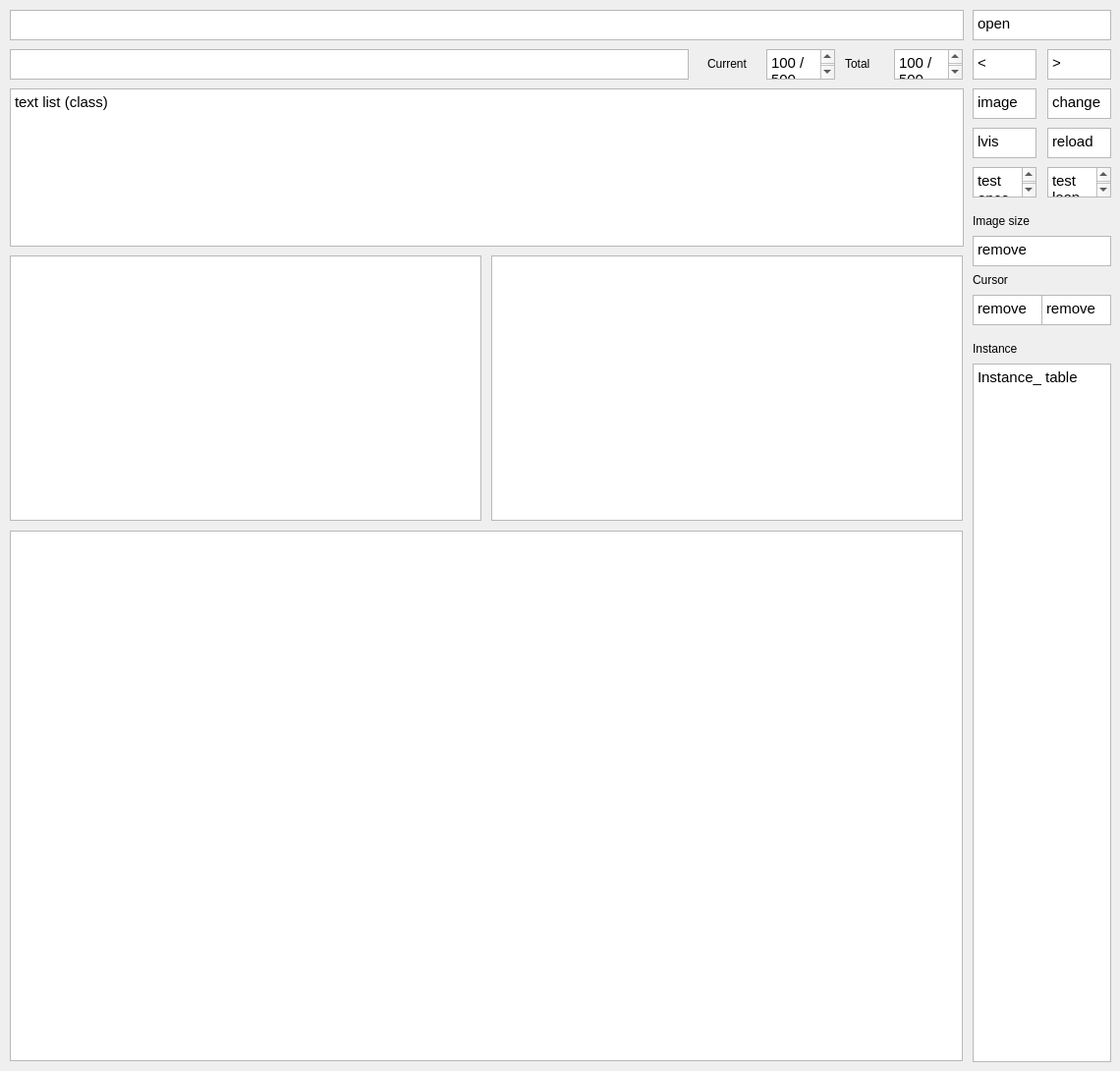
<?xml version="1.0" encoding="UTF-8"?>
<ui version="4.0">
 <class>Dialog</class>
 <widget class="QDialog" name="Dialog">
  <property name="geometry">
   <rect>
    <x>0</x>
    <y>0</y>
    <width>1140</width>
    <height>1090</height>
   </rect>
  </property>
  <property name="windowTitle">
   <string>Dialog</string>
  </property>
  <widget class="QTextBrowser" name="textBrowser">
   <property name="geometry">
    <rect>
     <x>10</x>
     <y>260</y>
     <width>480</width>
     <height>270</height>
    </rect>
   </property>
  </widget>
  <widget class="QTextBrowser" name="textBrowser_2">
   <property name="geometry">
    <rect>
     <x>10</x>
     <y>10</y>
     <width>971</width>
     <height>31</height>
    </rect>
   </property>
  </widget>
  <widget class="QTextBrowser" name="textBrowser_3">
   <property name="geometry">
    <rect>
     <x>990</x>
     <y>10</y>
     <width>141</width>
     <height>31</height>
    </rect>
   </property>
   <property name="html">
    <string>&lt;!DOCTYPE HTML PUBLIC &quot;-//W3C//DTD HTML 4.0//EN&quot; &quot;http://www.w3.org/TR/REC-html40/strict.dtd&quot;&gt;
&lt;html&gt;&lt;head&gt;&lt;meta name=&quot;qrichtext&quot; content=&quot;1&quot; /&gt;&lt;style type=&quot;text/css&quot;&gt;
p, li { white-space: pre-wrap; }
&lt;/style&gt;&lt;/head&gt;&lt;body style=&quot; font-family:'Ubuntu'; font-size:11pt; font-weight:400; font-style:normal;&quot;&gt;
&lt;p style=&quot; margin-top:0px; margin-bottom:0px; margin-left:0px; margin-right:0px; -qt-block-indent:0; text-indent:0px;&quot;&gt;open&lt;/p&gt;&lt;/body&gt;&lt;/html&gt;</string>
   </property>
  </widget>
  <widget class="QTextBrowser" name="textBrowser_4">
   <property name="geometry">
    <rect>
     <x>990</x>
     <y>50</y>
     <width>65</width>
     <height>31</height>
    </rect>
   </property>
   <property name="html">
    <string>&lt;!DOCTYPE HTML PUBLIC &quot;-//W3C//DTD HTML 4.0//EN&quot; &quot;http://www.w3.org/TR/REC-html40/strict.dtd&quot;&gt;
&lt;html&gt;&lt;head&gt;&lt;meta name=&quot;qrichtext&quot; content=&quot;1&quot; /&gt;&lt;style type=&quot;text/css&quot;&gt;
p, li { white-space: pre-wrap; }
&lt;/style&gt;&lt;/head&gt;&lt;body style=&quot; font-family:'Ubuntu'; font-size:11pt; font-weight:400; font-style:normal;&quot;&gt;
&lt;p style=&quot; margin-top:0px; margin-bottom:0px; margin-left:0px; margin-right:0px; -qt-block-indent:0; text-indent:0px;&quot;&gt;&amp;lt;&lt;/p&gt;&lt;/body&gt;&lt;/html&gt;</string>
   </property>
  </widget>
  <widget class="QTextBrowser" name="textBrowser_6">
   <property name="geometry">
    <rect>
     <x>990</x>
     <y>170</y>
     <width>65</width>
     <height>31</height>
    </rect>
   </property>
   <property name="html">
    <string>&lt;!DOCTYPE HTML PUBLIC &quot;-//W3C//DTD HTML 4.0//EN&quot; &quot;http://www.w3.org/TR/REC-html40/strict.dtd&quot;&gt;
&lt;html&gt;&lt;head&gt;&lt;meta name=&quot;qrichtext&quot; content=&quot;1&quot; /&gt;&lt;style type=&quot;text/css&quot;&gt;
p, li { white-space: pre-wrap; }
&lt;/style&gt;&lt;/head&gt;&lt;body style=&quot; font-family:'Ubuntu'; font-size:11pt; font-weight:400; font-style:normal;&quot;&gt;
&lt;p style=&quot; margin-top:0px; margin-bottom:0px; margin-left:0px; margin-right:0px; -qt-block-indent:0; text-indent:0px;&quot;&gt;test&lt;/p&gt;
&lt;p style=&quot; margin-top:0px; margin-bottom:0px; margin-left:0px; margin-right:0px; -qt-block-indent:0; text-indent:0px;&quot;&gt;once&lt;/p&gt;&lt;/body&gt;&lt;/html&gt;</string>
   </property>
  </widget>
  <widget class="QTextBrowser" name="textBrowser_7">
   <property name="geometry">
    <rect>
     <x>990</x>
     <y>90</y>
     <width>65</width>
     <height>31</height>
    </rect>
   </property>
   <property name="html">
    <string>&lt;!DOCTYPE HTML PUBLIC &quot;-//W3C//DTD HTML 4.0//EN&quot; &quot;http://www.w3.org/TR/REC-html40/strict.dtd&quot;&gt;
&lt;html&gt;&lt;head&gt;&lt;meta name=&quot;qrichtext&quot; content=&quot;1&quot; /&gt;&lt;style type=&quot;text/css&quot;&gt;
p, li { white-space: pre-wrap; }
&lt;/style&gt;&lt;/head&gt;&lt;body style=&quot; font-family:'Ubuntu'; font-size:11pt; font-weight:400; font-style:normal;&quot;&gt;
&lt;p style=&quot; margin-top:0px; margin-bottom:0px; margin-left:0px; margin-right:0px; -qt-block-indent:0; text-indent:0px;&quot;&gt;image&lt;/p&gt;&lt;/body&gt;&lt;/html&gt;</string>
   </property>
  </widget>
  <widget class="QTextBrowser" name="textBrowser_9">
   <property name="geometry">
    <rect>
     <x>1066</x>
     <y>50</y>
     <width>65</width>
     <height>31</height>
    </rect>
   </property>
   <property name="html">
    <string>&lt;!DOCTYPE HTML PUBLIC &quot;-//W3C//DTD HTML 4.0//EN&quot; &quot;http://www.w3.org/TR/REC-html40/strict.dtd&quot;&gt;
&lt;html&gt;&lt;head&gt;&lt;meta name=&quot;qrichtext&quot; content=&quot;1&quot; /&gt;&lt;style type=&quot;text/css&quot;&gt;
p, li { white-space: pre-wrap; }
&lt;/style&gt;&lt;/head&gt;&lt;body style=&quot; font-family:'Ubuntu'; font-size:11pt; font-weight:400; font-style:normal;&quot;&gt;
&lt;p style=&quot; margin-top:0px; margin-bottom:0px; margin-left:0px; margin-right:0px; -qt-block-indent:0; text-indent:0px;&quot;&gt;&amp;gt;&lt;/p&gt;&lt;/body&gt;&lt;/html&gt;</string>
   </property>
  </widget>
  <widget class="QTextBrowser" name="textBrowser_10">
   <property name="geometry">
    <rect>
     <x>10</x>
     <y>50</y>
     <width>691</width>
     <height>31</height>
    </rect>
   </property>
  </widget>
  <widget class="QTextBrowser" name="textBrowser_11">
   <property name="geometry">
    <rect>
     <x>910</x>
     <y>50</y>
     <width>70</width>
     <height>31</height>
    </rect>
   </property>
   <property name="html">
    <string>&lt;!DOCTYPE HTML PUBLIC &quot;-//W3C//DTD HTML 4.0//EN&quot; &quot;http://www.w3.org/TR/REC-html40/strict.dtd&quot;&gt;
&lt;html&gt;&lt;head&gt;&lt;meta name=&quot;qrichtext&quot; content=&quot;1&quot; /&gt;&lt;style type=&quot;text/css&quot;&gt;
p, li { white-space: pre-wrap; }
&lt;/style&gt;&lt;/head&gt;&lt;body style=&quot; font-family:'Ubuntu'; font-size:11pt; font-weight:400; font-style:normal;&quot;&gt;
&lt;p style=&quot; margin-top:0px; margin-bottom:0px; margin-left:0px; margin-right:0px; -qt-block-indent:0; text-indent:0px;&quot;&gt;100 / 500&lt;/p&gt;
&lt;p style=&quot;-qt-paragraph-type:empty; margin-top:0px; margin-bottom:0px; margin-left:0px; margin-right:0px; -qt-block-indent:0; text-indent:0px;&quot;&gt;&lt;br /&gt;&lt;/p&gt;&lt;/body&gt;&lt;/html&gt;</string>
   </property>
  </widget>
  <widget class="QLabel" name="label">
   <property name="geometry">
    <rect>
     <x>860</x>
     <y>50</y>
     <width>51</width>
     <height>30</height>
    </rect>
   </property>
   <property name="text">
    <string>Total</string>
   </property>
  </widget>
  <widget class="QTextBrowser" name="textBrowser_12">
   <property name="geometry">
    <rect>
     <x>780</x>
     <y>50</y>
     <width>70</width>
     <height>31</height>
    </rect>
   </property>
   <property name="html">
    <string>&lt;!DOCTYPE HTML PUBLIC &quot;-//W3C//DTD HTML 4.0//EN&quot; &quot;http://www.w3.org/TR/REC-html40/strict.dtd&quot;&gt;
&lt;html&gt;&lt;head&gt;&lt;meta name=&quot;qrichtext&quot; content=&quot;1&quot; /&gt;&lt;style type=&quot;text/css&quot;&gt;
p, li { white-space: pre-wrap; }
&lt;/style&gt;&lt;/head&gt;&lt;body style=&quot; font-family:'Ubuntu'; font-size:11pt; font-weight:400; font-style:normal;&quot;&gt;
&lt;p style=&quot; margin-top:0px; margin-bottom:0px; margin-left:0px; margin-right:0px; -qt-block-indent:0; text-indent:0px;&quot;&gt;100 / 500&lt;/p&gt;
&lt;p style=&quot;-qt-paragraph-type:empty; margin-top:0px; margin-bottom:0px; margin-left:0px; margin-right:0px; -qt-block-indent:0; text-indent:0px;&quot;&gt;&lt;br /&gt;&lt;/p&gt;&lt;/body&gt;&lt;/html&gt;</string>
   </property>
  </widget>
  <widget class="QLabel" name="label_2">
   <property name="geometry">
    <rect>
     <x>720</x>
     <y>50</y>
     <width>61</width>
     <height>30</height>
    </rect>
   </property>
   <property name="text">
    <string>Current</string>
   </property>
  </widget>
  <widget class="QLabel" name="label_3">
   <property name="geometry">
    <rect>
     <x>990</x>
     <y>210</y>
     <width>101</width>
     <height>30</height>
    </rect>
   </property>
   <property name="text">
    <string>Image size</string>
   </property>
  </widget>
  <widget class="QTextBrowser" name="textBrowser_13">
   <property name="geometry">
    <rect>
     <x>990</x>
     <y>240</y>
     <width>141</width>
     <height>31</height>
    </rect>
   </property>
   <property name="html">
    <string>&lt;!DOCTYPE HTML PUBLIC &quot;-//W3C//DTD HTML 4.0//EN&quot; &quot;http://www.w3.org/TR/REC-html40/strict.dtd&quot;&gt;
&lt;html&gt;&lt;head&gt;&lt;meta name=&quot;qrichtext&quot; content=&quot;1&quot; /&gt;&lt;style type=&quot;text/css&quot;&gt;
p, li { white-space: pre-wrap; }
&lt;/style&gt;&lt;/head&gt;&lt;body style=&quot; font-family:'Ubuntu'; font-size:11pt; font-weight:400; font-style:normal;&quot;&gt;
&lt;p style=&quot; margin-top:0px; margin-bottom:0px; margin-left:0px; margin-right:0px; -qt-block-indent:0; text-indent:0px;&quot;&gt;remove&lt;/p&gt;&lt;/body&gt;&lt;/html&gt;</string>
   </property>
  </widget>
  <widget class="QLabel" name="label_4">
   <property name="geometry">
    <rect>
     <x>990</x>
     <y>270</y>
     <width>101</width>
     <height>30</height>
    </rect>
   </property>
   <property name="text">
    <string>Cursor</string>
   </property>
  </widget>
  <widget class="QTextBrowser" name="textBrowser_14">
   <property name="geometry">
    <rect>
     <x>990</x>
     <y>300</y>
     <width>71</width>
     <height>31</height>
    </rect>
   </property>
   <property name="html">
    <string>&lt;!DOCTYPE HTML PUBLIC &quot;-//W3C//DTD HTML 4.0//EN&quot; &quot;http://www.w3.org/TR/REC-html40/strict.dtd&quot;&gt;
&lt;html&gt;&lt;head&gt;&lt;meta name=&quot;qrichtext&quot; content=&quot;1&quot; /&gt;&lt;style type=&quot;text/css&quot;&gt;
p, li { white-space: pre-wrap; }
&lt;/style&gt;&lt;/head&gt;&lt;body style=&quot; font-family:'Ubuntu'; font-size:11pt; font-weight:400; font-style:normal;&quot;&gt;
&lt;p style=&quot; margin-top:0px; margin-bottom:0px; margin-left:0px; margin-right:0px; -qt-block-indent:0; text-indent:0px;&quot;&gt;remove&lt;/p&gt;&lt;/body&gt;&lt;/html&gt;</string>
   </property>
  </widget>
  <widget class="QTextBrowser" name="textBrowser_15">
   <property name="geometry">
    <rect>
     <x>1060</x>
     <y>300</y>
     <width>71</width>
     <height>31</height>
    </rect>
   </property>
   <property name="html">
    <string>&lt;!DOCTYPE HTML PUBLIC &quot;-//W3C//DTD HTML 4.0//EN&quot; &quot;http://www.w3.org/TR/REC-html40/strict.dtd&quot;&gt;
&lt;html&gt;&lt;head&gt;&lt;meta name=&quot;qrichtext&quot; content=&quot;1&quot; /&gt;&lt;style type=&quot;text/css&quot;&gt;
p, li { white-space: pre-wrap; }
&lt;/style&gt;&lt;/head&gt;&lt;body style=&quot; font-family:'Ubuntu'; font-size:11pt; font-weight:400; font-style:normal;&quot;&gt;
&lt;p style=&quot; margin-top:0px; margin-bottom:0px; margin-left:0px; margin-right:0px; -qt-block-indent:0; text-indent:0px;&quot;&gt;remove&lt;/p&gt;&lt;/body&gt;&lt;/html&gt;</string>
   </property>
  </widget>
  <widget class="QLabel" name="label_5">
   <property name="geometry">
    <rect>
     <x>990</x>
     <y>340</y>
     <width>101</width>
     <height>30</height>
    </rect>
   </property>
   <property name="text">
    <string>Instance</string>
   </property>
  </widget>
  <widget class="QTextBrowser" name="textBrowser_16">
   <property name="geometry">
    <rect>
     <x>990</x>
     <y>370</y>
     <width>141</width>
     <height>711</height>
    </rect>
   </property>
   <property name="html">
    <string>&lt;!DOCTYPE HTML PUBLIC &quot;-//W3C//DTD HTML 4.0//EN&quot; &quot;http://www.w3.org/TR/REC-html40/strict.dtd&quot;&gt;
&lt;html&gt;&lt;head&gt;&lt;meta name=&quot;qrichtext&quot; content=&quot;1&quot; /&gt;&lt;style type=&quot;text/css&quot;&gt;
p, li { white-space: pre-wrap; }
&lt;/style&gt;&lt;/head&gt;&lt;body style=&quot; font-family:'Ubuntu'; font-size:11pt; font-weight:400; font-style:normal;&quot;&gt;
&lt;p style=&quot; margin-top:0px; margin-bottom:0px; margin-left:0px; margin-right:0px; -qt-block-indent:0; text-indent:0px;&quot;&gt;Instance_ table&lt;/p&gt;&lt;/body&gt;&lt;/html&gt;</string>
   </property>
  </widget>
  <widget class="QTextBrowser" name="textBrowser_8">
   <property name="geometry">
    <rect>
     <x>500</x>
     <y>260</y>
     <width>480</width>
     <height>270</height>
    </rect>
   </property>
  </widget>
  <widget class="QTextBrowser" name="textBrowser_17">
   <property name="geometry">
    <rect>
     <x>10</x>
     <y>540</y>
     <width>970</width>
     <height>540</height>
    </rect>
   </property>
  </widget>
  <widget class="QTextBrowser" name="textBrowser_18">
   <property name="geometry">
    <rect>
     <x>10</x>
     <y>90</y>
     <width>971</width>
     <height>161</height>
    </rect>
   </property>
   <property name="html">
    <string>&lt;!DOCTYPE HTML PUBLIC &quot;-//W3C//DTD HTML 4.0//EN&quot; &quot;http://www.w3.org/TR/REC-html40/strict.dtd&quot;&gt;
&lt;html&gt;&lt;head&gt;&lt;meta name=&quot;qrichtext&quot; content=&quot;1&quot; /&gt;&lt;style type=&quot;text/css&quot;&gt;
p, li { white-space: pre-wrap; }
&lt;/style&gt;&lt;/head&gt;&lt;body style=&quot; font-family:'Ubuntu'; font-size:11pt; font-weight:400; font-style:normal;&quot;&gt;
&lt;p style=&quot; margin-top:0px; margin-bottom:0px; margin-left:0px; margin-right:0px; -qt-block-indent:0; text-indent:0px;&quot;&gt;text list (class)&lt;/p&gt;
&lt;p style=&quot;-qt-paragraph-type:empty; margin-top:0px; margin-bottom:0px; margin-left:0px; margin-right:0px; -qt-block-indent:0; text-indent:0px;&quot;&gt;&lt;br /&gt;&lt;/p&gt;&lt;/body&gt;&lt;/html&gt;</string>
   </property>
  </widget>
  <widget class="QTextBrowser" name="textBrowser_19">
   <property name="geometry">
    <rect>
     <x>1066</x>
     <y>130</y>
     <width>65</width>
     <height>31</height>
    </rect>
   </property>
   <property name="html">
    <string>&lt;!DOCTYPE HTML PUBLIC &quot;-//W3C//DTD HTML 4.0//EN&quot; &quot;http://www.w3.org/TR/REC-html40/strict.dtd&quot;&gt;
&lt;html&gt;&lt;head&gt;&lt;meta name=&quot;qrichtext&quot; content=&quot;1&quot; /&gt;&lt;style type=&quot;text/css&quot;&gt;
p, li { white-space: pre-wrap; }
&lt;/style&gt;&lt;/head&gt;&lt;body style=&quot; font-family:'Ubuntu'; font-size:11pt; font-weight:400; font-style:normal;&quot;&gt;
&lt;p style=&quot; margin-top:0px; margin-bottom:0px; margin-left:0px; margin-right:0px; -qt-block-indent:0; text-indent:0px;&quot;&gt;reload&lt;/p&gt;&lt;/body&gt;&lt;/html&gt;</string>
   </property>
  </widget>
  <widget class="QTextBrowser" name="textBrowser_20">
   <property name="geometry">
    <rect>
     <x>990</x>
     <y>130</y>
     <width>65</width>
     <height>31</height>
    </rect>
   </property>
   <property name="html">
    <string>&lt;!DOCTYPE HTML PUBLIC &quot;-//W3C//DTD HTML 4.0//EN&quot; &quot;http://www.w3.org/TR/REC-html40/strict.dtd&quot;&gt;
&lt;html&gt;&lt;head&gt;&lt;meta name=&quot;qrichtext&quot; content=&quot;1&quot; /&gt;&lt;style type=&quot;text/css&quot;&gt;
p, li { white-space: pre-wrap; }
&lt;/style&gt;&lt;/head&gt;&lt;body style=&quot; font-family:'Ubuntu'; font-size:11pt; font-weight:400; font-style:normal;&quot;&gt;
&lt;p style=&quot; margin-top:0px; margin-bottom:0px; margin-left:0px; margin-right:0px; -qt-block-indent:0; text-indent:0px;&quot;&gt;lvis&lt;/p&gt;&lt;/body&gt;&lt;/html&gt;</string>
   </property>
  </widget>
  <widget class="QTextBrowser" name="textBrowser_21">
   <property name="geometry">
    <rect>
     <x>1066</x>
     <y>90</y>
     <width>65</width>
     <height>31</height>
    </rect>
   </property>
   <property name="html">
    <string>&lt;!DOCTYPE HTML PUBLIC &quot;-//W3C//DTD HTML 4.0//EN&quot; &quot;http://www.w3.org/TR/REC-html40/strict.dtd&quot;&gt;
&lt;html&gt;&lt;head&gt;&lt;meta name=&quot;qrichtext&quot; content=&quot;1&quot; /&gt;&lt;style type=&quot;text/css&quot;&gt;
p, li { white-space: pre-wrap; }
&lt;/style&gt;&lt;/head&gt;&lt;body style=&quot; font-family:'Ubuntu'; font-size:11pt; font-weight:400; font-style:normal;&quot;&gt;
&lt;p style=&quot; margin-top:0px; margin-bottom:0px; margin-left:0px; margin-right:0px; -qt-block-indent:0; text-indent:0px;&quot;&gt;change&lt;/p&gt;&lt;/body&gt;&lt;/html&gt;</string>
   </property>
  </widget>
  <widget class="QTextBrowser" name="textBrowser_22">
   <property name="geometry">
    <rect>
     <x>1066</x>
     <y>170</y>
     <width>65</width>
     <height>31</height>
    </rect>
   </property>
   <property name="html">
    <string>&lt;!DOCTYPE HTML PUBLIC &quot;-//W3C//DTD HTML 4.0//EN&quot; &quot;http://www.w3.org/TR/REC-html40/strict.dtd&quot;&gt;
&lt;html&gt;&lt;head&gt;&lt;meta name=&quot;qrichtext&quot; content=&quot;1&quot; /&gt;&lt;style type=&quot;text/css&quot;&gt;
p, li { white-space: pre-wrap; }
&lt;/style&gt;&lt;/head&gt;&lt;body style=&quot; font-family:'Ubuntu'; font-size:11pt; font-weight:400; font-style:normal;&quot;&gt;
&lt;p style=&quot; margin-top:0px; margin-bottom:0px; margin-left:0px; margin-right:0px; -qt-block-indent:0; text-indent:0px;&quot;&gt;test&lt;br /&gt;loop&lt;/p&gt;&lt;/body&gt;&lt;/html&gt;</string>
   </property>
  </widget>
 </widget>
 <resources/>
 <connections/>
</ui>
